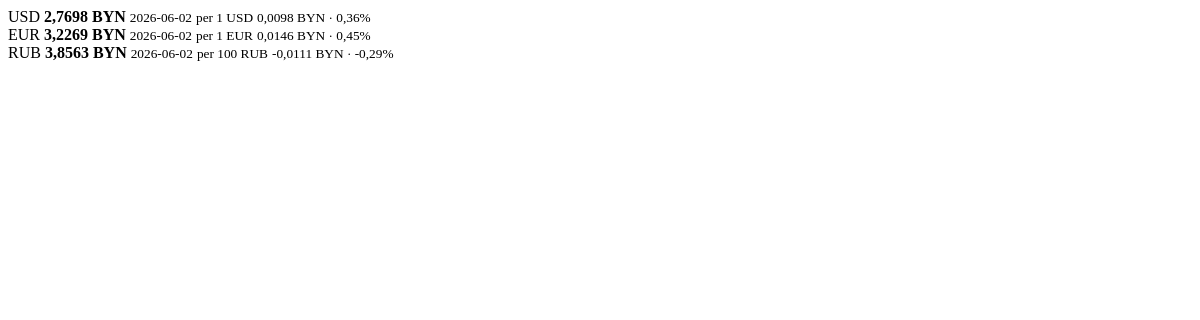
Page /partials/latest-rates/ on the earlier database version.
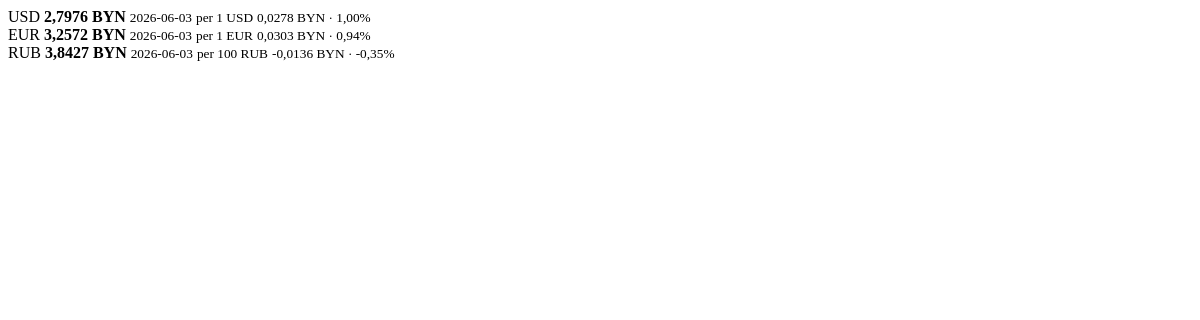
Same page on the later database version.
### apps/common/models.py (models this page shows, shortened)
class TimeStampedModel(models.Model):
	created_at = models.DateTimeField(auto_now_add=True)
	updated_at = models.DateTimeField(auto_now=True)
	class Meta:
		abstract = True

class ExchangeRateHistory(TimeStampedModel):
	class Source(models.TextChoices):
		NBRB = 'nbrb', 'NBRB API'
	currency = models.ForeignKey(Currency, on_delete=models.CASCADE, related_name='rate_history')
	rate_date = models.DateField()
	rate_byn = models.DecimalField(max_digits=18, decimal_places=6)
	usd_cross_rate = models.DecimalField(max_digits=18, decimal_places=10)
	scale = models.PositiveIntegerField(default=1)
	source = models.CharField(max_length=16, choices=Source.choices, default=Source.NBRB)
	source_currency_id = models.PositiveIntegerField()
	payload = models.JSONField(default=dict, blank=True)
	class Meta:
		ordering = ['-rate_date', 'currency__code']
		constraints = [
			models.UniqueConstraint(fields=['currency', 'rate_date', 'source'], name='unique_exchange_rate_per_day_source'),
		]
		verbose_name = 'Exchange rate history'
		verbose_name_plural = 'Exchange rate history'

### apps/dashboard/views.py (the view)
# urls.py: path('partials/latest-rates/', views.dashboard_latest_rates, name='latest_rates'),
def dashboard_latest_rates(request):
    return render(
        request,
        'dashboard/partials/latest_rates.html',
        {'latest_rate_cards': _latest_rate_cards()},
    )

### apps/core/context_processors.py (called while the page is built)
def project_settings(request):
    return {
        'project_name': 'Personal Finance',
        'reporting_base_currency': settings.REPORTING_BASE_CURRENCY,
    }

### templates/dashboard/partials/latest_rates.html
<section class="metric-grid compact-grid">
    {% for card in latest_rate_cards %}
        <article class="metric-card accent-gold">
            <span>{{ card.code }}</span>
            <strong>{{ card.display_rate_byn|floatformat:4 }} BYN</strong>
            <small>{{ card.latest.rate_date|date:'Y-m-d' }}</small>
            <small>per {{ card.latest.scale }} {{ card.code }}</small>
            {% if card.change_byn is not None %}
                <small class="{% if card.change_byn > 0 %}delta-up{% elif card.change_byn < 0 %}delta-down{% else %}muted{% endif %}">
                    {{ card.display_change_byn|floatformat:4 }} BYN · {{ card.change_pct|floatformat:2 }}%
                </small>
            {% else %}
                <small class="muted">No previous day loaded yet.</small>
            {% endif %}
        </article>
    {% empty %}
        <p class="empty-state">No rate cards available yet.</p>
    {% endfor %}
</section>

Differences in the rows shown:
no longer on this page (row edited): ExchangeRateHistory: code "USD", display_rate_byn "2,7698", latest.rate_date "2026-06-02", latest.scale "1", display_change_byn "0,0098", change_pct "0,36"
no longer on this page (row edited): ExchangeRateHistory: code "EUR", display_rate_byn "3,2269", latest.rate_date "2026-06-02", latest.scale "1", display_change_byn "0,0146", change_pct "0,45"
no longer on this page (row edited): ExchangeRateHistory: code "RUB", display_rate_byn "3,8563", latest.rate_date "2026-06-02", latest.scale "100", display_change_byn "-0,0111", change_pct "-0,29"
added ExchangeRateHistory: code "USD", display_rate_byn "2,7976", latest.rate_date "2026-06-03", latest.scale "1", display_change_byn "0,0278", change_pct "1,00"
added ExchangeRateHistory: code "EUR", display_rate_byn "3,2572", latest.rate_date "2026-06-03", latest.scale "1", display_change_byn "0,0303", change_pct "0,94"
added ExchangeRateHistory: code "RUB", display_rate_byn "3,8427", latest.rate_date "2026-06-03", latest.scale "100", display_change_byn "-0,0136", change_pct "-0,35"
